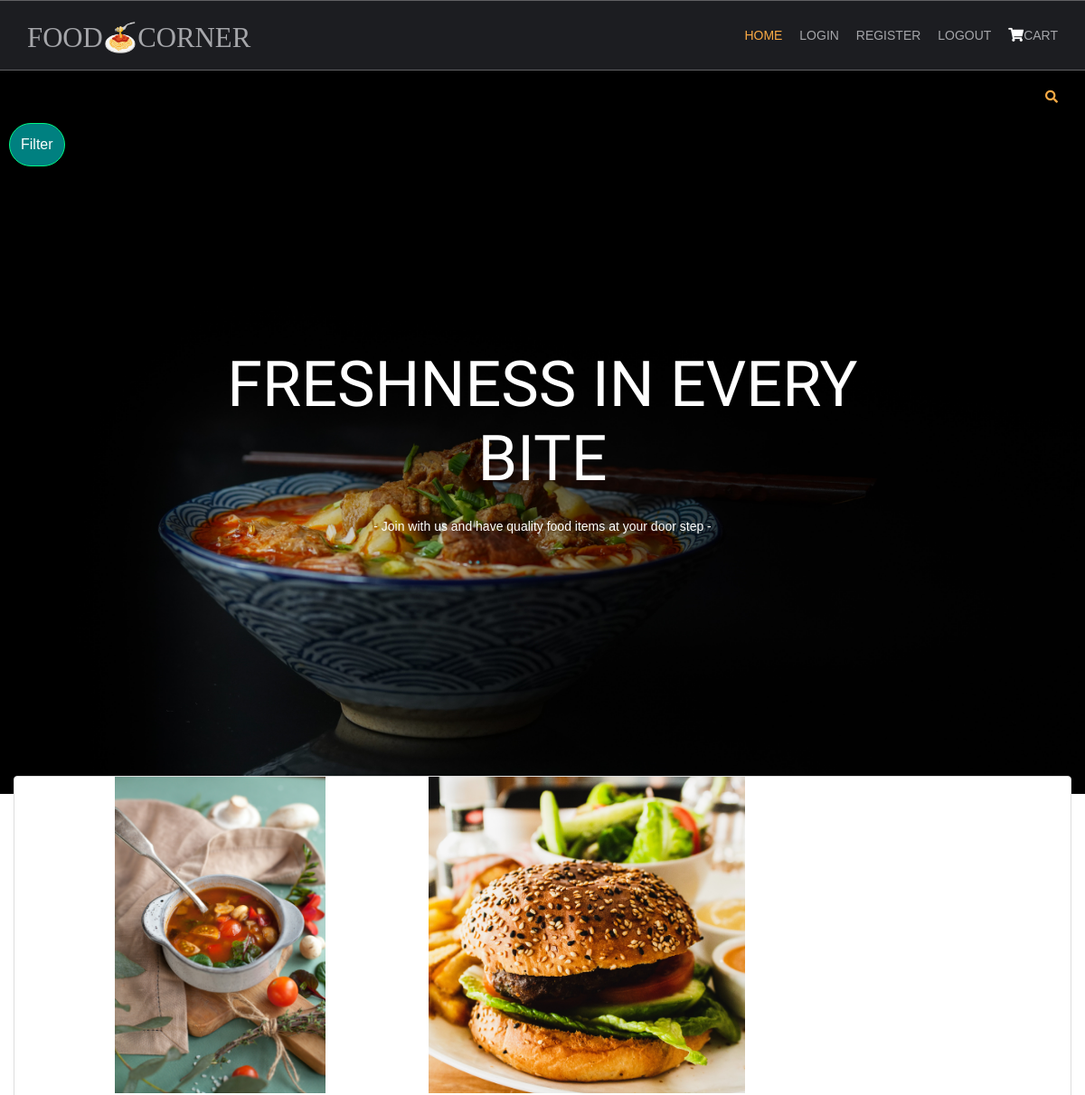
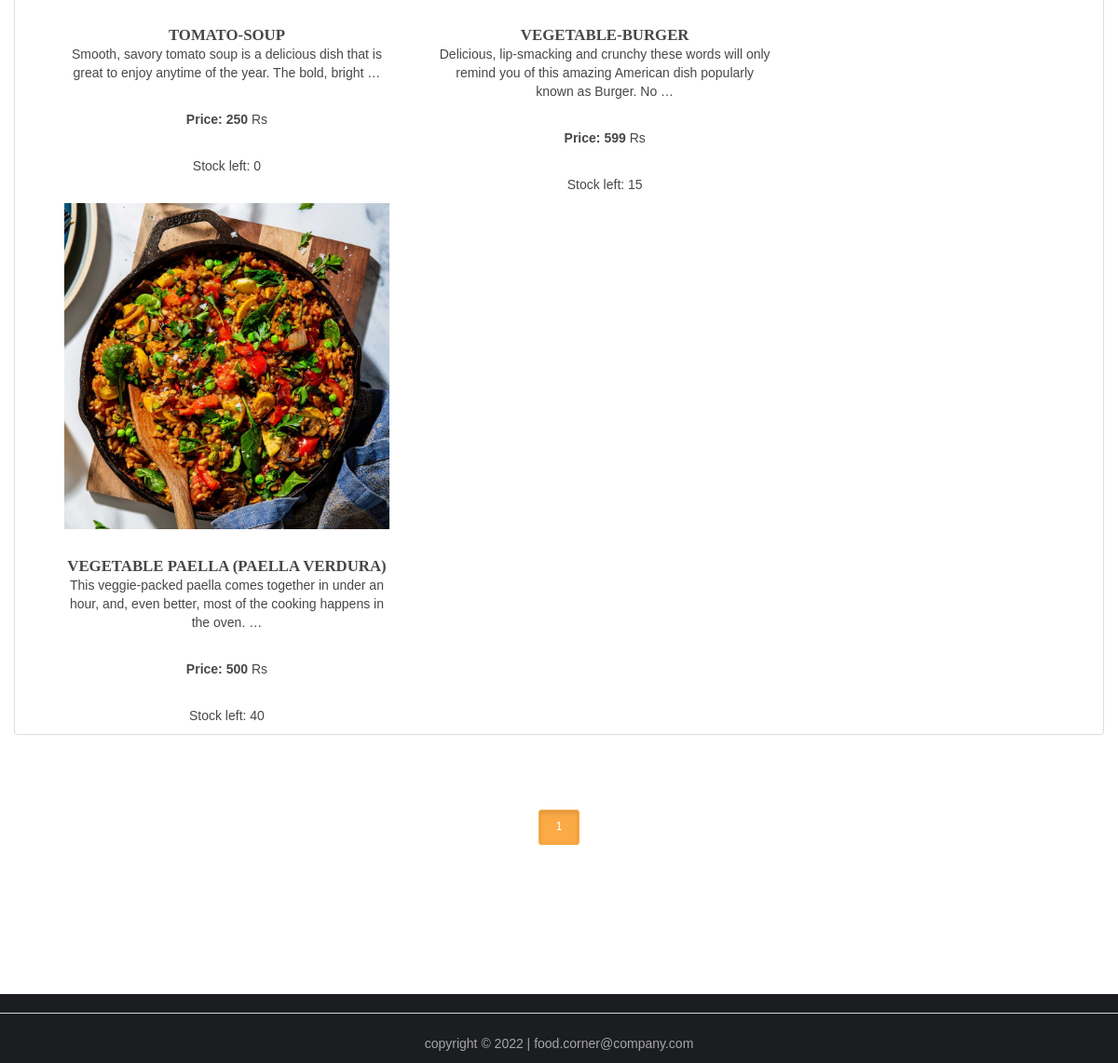
Screenshot of /vegitable/ with the database file from the repository (2 pictures, top to bottom).
### shop/models.py (models this page shows, shortened)
class Products(models.Model):
    name = models.CharField(max_length=150,unique=True)
    slug = models.SlugField(max_length=250,unique=True)
    img = models.ImageField(upload_to='product')
    desc = models.TextField()
    stock = models.IntegerField()
    available = models.BooleanField()
    price = models.IntegerField()
    category = models.ForeignKey(Categ,on_delete=models.CASCADE)
    def get_url(self):
        return reverse('details',args=[self.category.slug,self.slug])

### shop/views.py (the view)
# urls.py: path('',views.home, name='hm'),
def home(request,c_slug = None):
    c_page = None
    prodt = None
    if c_slug != None:
        c_page = get_object_or_404 (Categ,slug=c_slug)
        prodt = Products.objects.filter(category=c_page,available=True)
    else:
        prodt = Products.objects.all().filter(available=True)
    cat = Categ.objects.all()
    paginator = Paginator(prodt,7)
    try:
        page = int(request.GET.get('page','1'))
    except:
        page =1
    try:
        pro = paginator.page(page)
    except(EmptyPage,InvalidPage):
        pro = paginator.page(paginator.num_pages)
    return render(request,'index.html',{'pr':prodt , 'ct':cat,'pg':pro})

### cart/context_processor.py (called while the page is built)
def count(request):
    item_count = 0
    if 'admin' in request.path:
        return {}
    else:
        try:
            ct = CartList.objects.filter(cart_id=c_id(request))
            cti = Items.objects.all().filter(cart=ct[:1])
            for c in cti:
                item_count += c.quan
        except CartList.DoesNotExist:
            item_count = 0
        return dict(itc=item_count)

### cart/views.py (called while the page is built)
def c_id(request):
    ct_id = request.session.session_key
    if not ct_id:
        ct_id = request.session.create()
    return ct_id

### shop/models.py (called while the page is built)
    def get_url(self):
        return reverse('prod_cat',args=[self.slug])

### template/index.html (shortened to what this page needs)
{% extends 'base.html' %}
{% load static %}
{% block content %}
<html lang="">
<head>
  <link href="{% static 'hm/layout/styles/layout.css' %}" rel="stylesheet" type="text/css" media="all">
</head>
<body id="top">
  <div class="abcd" style="background-image:url({% static 'hm/images/demo/backgrounds/bg2.jpg' %});">
    <div class="wrapper row0">
      <div id="topbar" class="hoc clear">
        <div class="fl_right">
          <ul class="nospace">
            <li id="searchform">
            </li>
          </ul>
        </div>
      </div>
    </div>
    <div class="dropdown">
      <button class="dropbtn">Filter</button>
    </div>
    <div id="pageintro" class="hoc clear">
      <article>
        <h3 class="#" id="headiing">Freshness in every bite </h3>
        <p>- Join with us and have quality food items at your door step -</p>
      </article>
    </div>
  </div>
  <div class="wrapper row3">
    <div class="container">
    <main class="hoc container clear">
        <section id="introblocks">
          <div class="row">
            <ul class="nospace group btmspace-80 thumbnail">
            {% for i in pg.object_list %}
            <li class="one_third">
              <figure>
                <a class="imgover" href="{{i.get_url}}"><img src="{{i.img.url}}" alt=""
                  style="height:350 ; width:auto;"></a>
                  <figcaption>
                  <h6 class="heading">{{i.name}}</h6>
                  <p>{{i.desc|truncatewords:20}}</p>
                  <br>
                  <p><b>Price: {{i.price}}</b> Rs</p>
                  <br>
                  <p>Stock left: {{i.stock}}</p>
                </figcaption>
              </figure>
            </li>
            {% endfor %}
          </ul>
          </div>
        </section>
        <center>
          {% for p in pg.paginator.page_range %}
          <a href="?page={{p}}" class="btn btn-light btn-sm {% if pg.number == p %} active {% endif %}">{{p}}</a>
          {% endfor %}
        </center>
      </div>
    </div>
      <hr class="btmspace-5">
      <footer class="center"><p>copyright 	&#169; 2022 | food.corner@company.com</p></footer>
</body>
</html>
{% endblock %}

### static/hm/layout/styles/layout.css (style rules this page uses)
#topbar { padding: 20px 0; font-size: 0.8rem; text-transform: uppercase; }
#topbar ul li { display: inline-block; margin-right: 15px; }
#topbar ul li:last-child { margin-right: 0; padding-right: 0; border-right: none; }
#topbar #searchform { position: relative; line-height: 1; z-index: 9999; }
#topbar #searchform::after { display: block; height: 18px; line-height: 18px; padding: 0; font-family: "Font Awesome\ 5 Free"; font-weight: 900; font-size: 1rem; content: "\f002" ; }
#topbar #searchform ::placeholder { text-transform: capitalize; }
#pageintro { padding: 200px 0 300px; }
#pageintro article, #pageintro article p { display: block; max-width: 75%; margin: 0 auto; text-align: center; }
#pageintro article p { max-width: 65%; line-height: 2rem; }
.container { padding: 80px 0; }
#introblocks { display: block; position: relative; margin: -180px 0 0 0; z-index: 1; text-align: center; }
#introblocks figure figcaption { display: block; padding: 30px 0 0 0; text-align: center; }
#introblocks figure figcaption .heading { font-size: 1.2rem; font-weight: 700; margin-bottom: 0; }
*, *::before, *::after { transition: all 0.3s ease-in-out; }
body { color: #a5a6aa; background-color: #1c1d21; }
a { color: #fbab45; }
hr, .borderedbox { border-color: #d7d7d7; }
.btn, .btn.inverse:hover { color: #ffffff; background-color: #fbab45; border-color: #fbab45; }
.imgover, .imgover:hover::after { color: #ffffff; }
.row3 { color: #474747; background-color: #ffffff; }
#topbar #searchform { color: #fbab45; }
#pageintro { color: #ffffff; }
@media screen and (min-width: 1140px) { .hoc { max-width: 1140px; } }

### static/hm/layout/styles/framework.css (style rules this page uses)
html { overflow-y:scroll; overflow-x:hidden; }
html, body { margin:0; padding:0; font-size:14px; line-height:1.6em; }
*, *::before, *::after { box-sizing:border-box; }
.center { text-align:center; }
.nospace { margin:0; padding:0; list-style:none; }
.btn { display:inline-block; padding:8px 18px 10px; text-transform:uppercase; border:1px solid; }
.clear, .group { display:block; }
.clear::before, .clear::after, .group::before, .group::after { display:table; content:""; }
.clear, .clear::after, .group, .group::after { clear:both; }
a { outline:none; text-decoration:none; }
.fl_right, .imgr { float:right; }
img { width:auto; max-width:100%; height:auto; margin:0; padding:0; border:none; line-height:normal; vertical-align:middle; }
.imgover { display:inline-block; position:relative; max-width:100%; }
.imgover::before, .imgover::after { display:block; position:absolute; content:""; text-align:center; opacity:0; }
.imgover::before { top:0; right:0; bottom:0; left:0; }
.imgover::after { top:50%; left:50%; width:50px; height:50px; line-height:50px; margin:-25px 0 0 -25px; font-family:"Font Awesome\ 5 Free"; font-weight:900; content:"\f067"; font-size:28px; }
body, input, textarea, select { font-family:Verdana, Geneva, sans-serif; }
h1, h2, h3, h4, h5, h6, .heading { font-family:Georgia, "Times New Roman", Times, serif; }
label, input, textarea, select, button { display:block; resize:none; outline:none; color:inherit; font-size:inherit; font-family:inherit; vertical-align:middle; }
::placeholder { opacity:1; }
h1, h2, h3, h4, h5, h6, .heading { margin:0 0 20px 0; font-size:1.4rem; line-height:normal; font-weight:normal; text-transform:uppercase; }
hr { display:block; width:100%; height:1px; border:solid; border-width:1px 0 0 0; }
.wrapper { display:block; position:relative; width:100%; margin:0; padding:0; text-align:left; word-wrap:break-word; }
.hoc { display:block; margin:0 auto; }
address, article, aside, figcaption, figure, footer, header, main, nav, section { display:block; margin:0; padding:0; }
.one_half, .one_third, .two_third, .one_quarter, .two_quarter, .three_quarter { display:inline-block; float:left; margin:0 0 0 4.21052%; list-style:none; }
.one_third { width:30.52631%; }
.btmspace-80 { margin-bottom:80px; }

### template/index.html (style rules this page uses)
#headiing { font-family: 'Kalam', cursive; font-size:5em; padding-bottom: 0px; padding-top: 0px; }
.dropbtn { background-color: teal; color: white; padding: 12px; font-size: 16px; border: 1px solid rgb(0, 248, 132); border-radius: 50px; cursor: pointer; }
.dropdown { position: relative; display: inline-block; padding-left: 10px; }
.abcd { height: 100%; background-position: center; background-repeat: no-repeat; background-size: cover; }

### rows the page displays
Products: img (picture), name "TOMATO-SOUP", desc "Smooth, savory tomato soup is a delicious dish that is great to enjoy anytime of the year. The bold, bright …", price "250", stock "0"
Products: img (picture), name "VEGETABLE-BURGER", desc "Delicious, lip-smacking and crunchy these words will only remind you of this amazing American dish popularly known as Burger. No …", price "599", stock "15"
Products: img (picture), name "VEGETABLE PAELLA (PAELLA VERDURA)", desc "This veggie-packed paella comes together in under an hour, and, even better, most of the cooking happens in the oven. …", price "500", stock "40"

### other values shown
{{ p }} "1"
